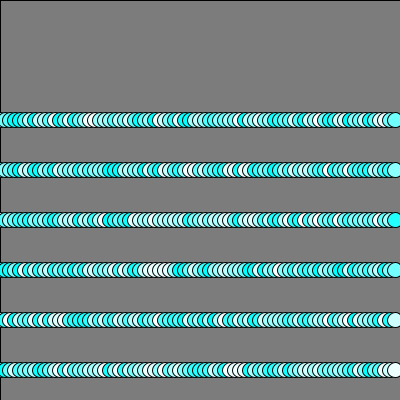
Frame 1 (no input)
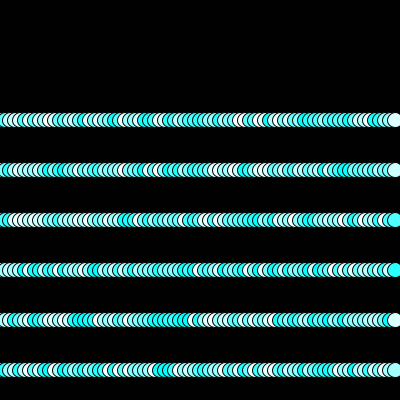
Frame 60 (the mouse pressed at the canvas centre just before this capture)
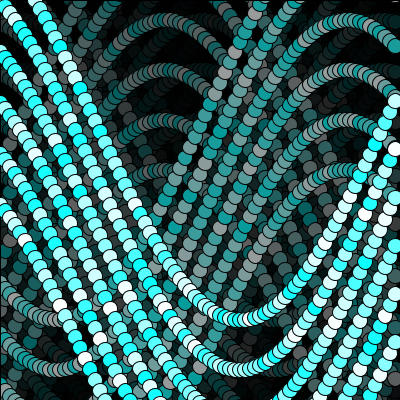
Frame 120 (the mouse held since frame 60 and released just before this capture)

The Processing sketch that drew these frames (run headless with seeded random() and noise(); from frame 60 on, the mouse is pressed at the canvas centre):

// Processing sketch: processing_10769
// ── processing_10769.pde


float angulo =0.0;

void setup(){
  size(400,400);

  smooth();
  
     
   

}
void draw(){
  fill(0,100);
  rect(0,0,width,height);

  
  

 for (int i=0; i<width;i+=5){
   for (int j=120; j<height;j+=50){
     
   
   float y= sin(angulo)* mouseY;
   fill(random(0,255),255,255);
   ellipse(i,j+y,15,15);
   angulo+=0.009;
   
  
   }
   
  
   }
}
